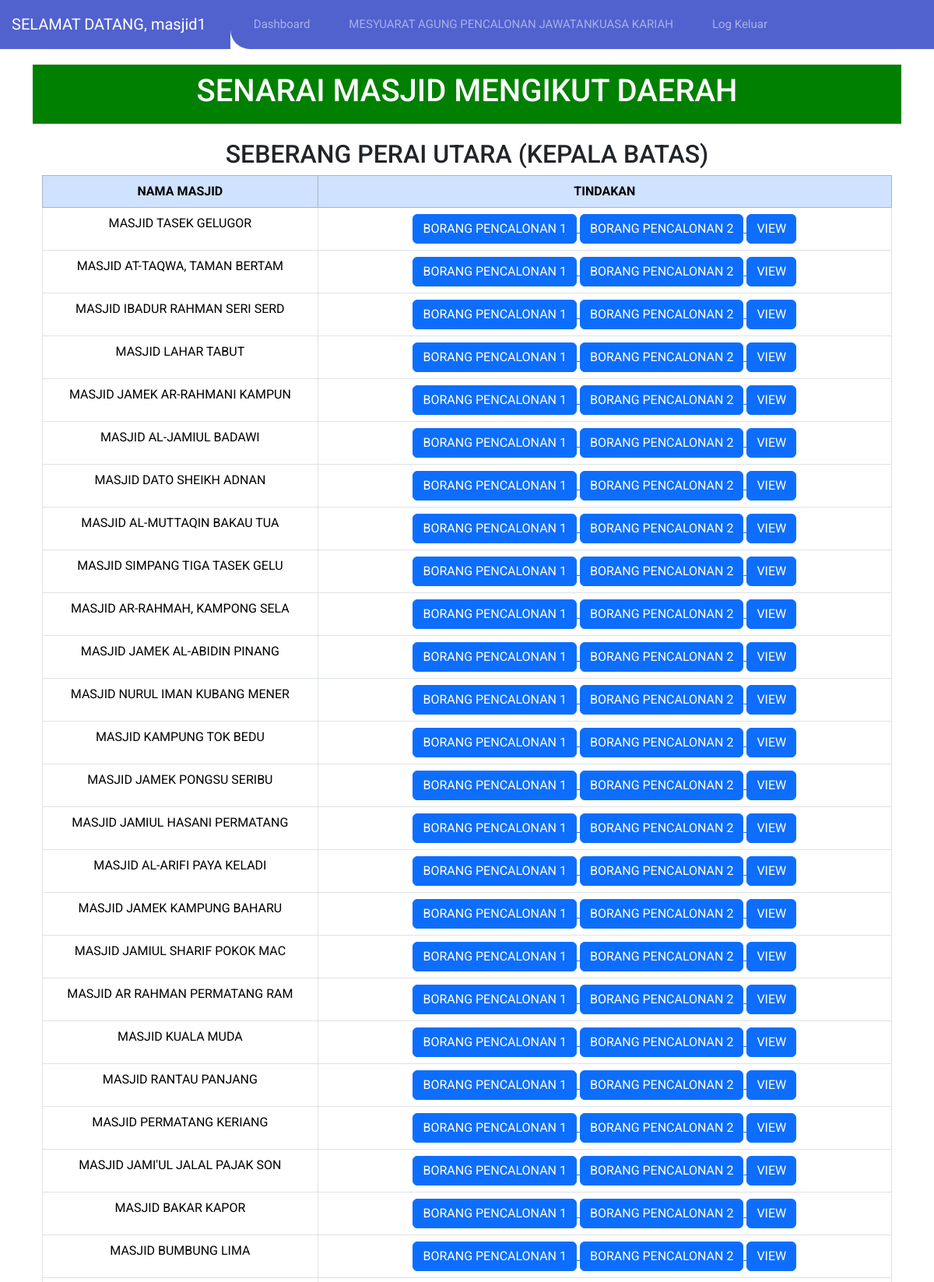
Page /backend/form_PTA.php (signed in, upper part) on the committed database.
### tables this page shows
CREATE TABLE `masjid` (
  `masjid_id` int(20) NOT NULL,
  `masjid_name` varchar(30) NOT NULL,
  `daerah_id` varchar(20) NOT NULL
);

### backend/form_PTA.php (the view, shortened to what this page needs)
<?php
include('../backend/connection.php');
$daerah_id = $_SESSION['daerah_id'];
try {
    $firstDay = date('Y-m-01');
    $lastDay = date('Y-m-t');
    $stmt = $conn->prepare("SELECT daerah_name FROM daerah WHERE daerah_id = :daerah_id");
    $stmt->bindParam(':daerah_id', $daerah_id, PDO::PARAM_INT);
    $stmt->execute();
    $daerah = $stmt->fetch(PDO::FETCH_ASSOC);
    $stmt = $conn->prepare("SELECT m.*, d.daerah_name,
        (SELECT COUNT(*)
        FROM form f
        JOIN booking b ON f.booking_id = b.booking_id
        WHERE DATE(b.reg_date) BETWEEN '".$firstDay."' AND '".$lastDay."' AND b.masjid_id = m.masjid_id) AS form_1,
        (SELECT COUNT(*)
        FROM form_2 ff
        JOIN booking bb ON ff.booking_id = bb.booking_id
        WHERE DATE(bb.reg_date) BETWEEN '".$firstDay."' AND '".$lastDay."' AND bb.masjid_id = m.masjid_id) AS form_2
        FROM masjid m
        JOIN daerah d ON m.daerah_id = d.daerah_id
        WHERE m.daerah_id = ".$daerah_id."
        ORDER BY m.masjid_id");
    $stmt->execute();
    $masjids = $stmt->fetchAll(PDO::FETCH_ASSOC);
} catch (PDOException $e) {
    die("Error: " . $e->getMessage());
}
$daerahMasjids = [];
if ($daerah) {
    $daerahMasjids[$daerah['daerah_name']] = [];
}
foreach ($masjids as $masjid) {
    $daerahMasjids[$masjid['daerah_name']][] = $masjid;
}
?>
<!DOCTYPE html>
<html lang="en">
<head>
    <link rel="stylesheet" href="../Styles/styles.css">
</head>
<body>
<?php require '../include/header.php'; ?>
    <div class="header">
        <h1>SENARAI MASJID MENGIKUT DAERAH</h1>
    </div>
    <div class="container">
        <?php foreach ($daerahMasjids as $daerahName => $masjids): ?>
            <div class="masjid-section">
                <h2><?php echo htmlspecialchars($daerahName); ?></h2>
                <div class="table-responsive">
                    <table class="table table-bordered text-center">
                        <thead class="table-primary text-white">
                    <tr>
                        <th>NAMA MASJID</th>
                        <th>TINDAKAN</th>
                </thead>
                    <?php if (empty($masjids)): ?>
                        <tr><td colspan="7">TIADA DATA DIJUMPAI.</td></tr>
                    <?php else: ?>
                        <?php foreach ($masjids as $masjid): ?>
                            <tr>
                                <td><?php echo !empty($masjid['masjid_name']) ? htmlspecialchars($masjid['masjid_name']) : '-'; ?></td>
                                <td>
                                    <a href="../backend/form1_PTA.php?masjid_id=<?php echo $masjid['masjid_id']; ?>" class="mb-2 ml-2">
                                        <button type="button" class="btn btn-primary">BORANG PENCALONAN 1 <?php if($masjid['form_1'] > 0){ ?><span class="badge bg-danger"><?php echo "Baru"; ?></span><?php } ?></button>
                                    </a>
                                    <a href="../backend/form2_PTA - Copy.php?masjid_id=<?php echo $masjid['masjid_id']; ?>" class="mb-2 ml-2">
                                        <button type="button" class="btn btn-primary">BORANG PENCALONAN 2 <?php if($masjid['form_2'] > 0){ ?><span class="badge bg-danger"><?php echo "Baru"; ?></span><?php } ?></button>
                                    </a>
                                    <a href="../backend/form2_PTA.php?masjid_id=<?php echo $masjid['masjid_id']; ?>" class="mb-2 ml-2">
                                        <button type="button" class="btn btn-primary">VIEW<?php if($masjid['form_2'] > 0){ ?><span class="badge bg-danger"><?php echo "Baru"; ?></span><?php } ?></button>
                                    </a>
                                </td>
                            </tr>
                        <?php endforeach; ?>
                    <?php endif; ?>
                </table>
            </div>
        <?php endforeach; ?>
    </div>
    <?php require '../include/footer.php'; ?>
</body>
</html>

### Styles/styles.css (style rules this page uses)
body { font-family: Arial, sans-serif; background-color: #f4f4f9; margin: 0; }
.header { background-color: green; padding: 10px; color: white; text-align: center; }
.container { width: 80%; margin: 20px auto; text-align: center; }

### include/header.php (style rules this page uses)
body { font-family: 'Roboto', sans-serif; }
* { margin: 0; padding: 0; }

### rows in the picture
masjid: masjid_name "MASJID TASEK GELUGOR"
masjid: masjid_name "MASJID AT-TAQWA, TAMAN BERTAM"
masjid: masjid_name "MASJID IBADUR RAHMAN SERI SERD"
masjid: masjid_name "MASJID LAHAR TABUT"
masjid: masjid_name "MASJID JAMEK AR-RAHMANI KAMPUN"
masjid: masjid_name "MASJID AL-JAMIUL BADAWI"
masjid: masjid_name "MASJID DATO SHEIKH ADNAN"
masjid: masjid_name "MASJID AL-MUTTAQIN BAKAU TUA"
masjid: masjid_name "MASJID SIMPANG TIGA TASEK GELU"
masjid: masjid_name "MASJID AR-RAHMAH, KAMPONG SELA"
masjid: masjid_name "MASJID JAMEK AL-ABIDIN PINANG"
masjid: masjid_name "MASJID NURUL IMAN KUBANG MENER"
masjid: masjid_name "MASJID KAMPUNG TOK BEDU"
masjid: masjid_name "MASJID JAMEK PONGSU SERIBU"
masjid: masjid_name "MASJID JAMIUL HASANI PERMATANG"
masjid: masjid_name "MASJID AL-ARIFI PAYA KELADI"
masjid: masjid_name "MASJID JAMEK KAMPUNG BAHARU"
masjid: masjid_name "MASJID JAMIUL SHARIF POKOK MAC"
masjid: masjid_name "MASJID AR RAHMAN PERMATANG RAM"
masjid: masjid_name "MASJID KUALA MUDA"
masjid: masjid_name "MASJID RANTAU PANJANG"
masjid: masjid_name "MASJID PERMATANG KERIANG"
masjid: masjid_name "MASJID JAMI'UL JALAL PAJAK SON"
masjid: masjid_name "MASJID BAKAR KAPOR"
masjid: masjid_name "MASJID BUMBUNG LIMA"

### other values in the picture
$_SESSION['username'] "masjid1"
$daerahName "SEBERANG PERAI UTARA (KEPALA BATAS)"
